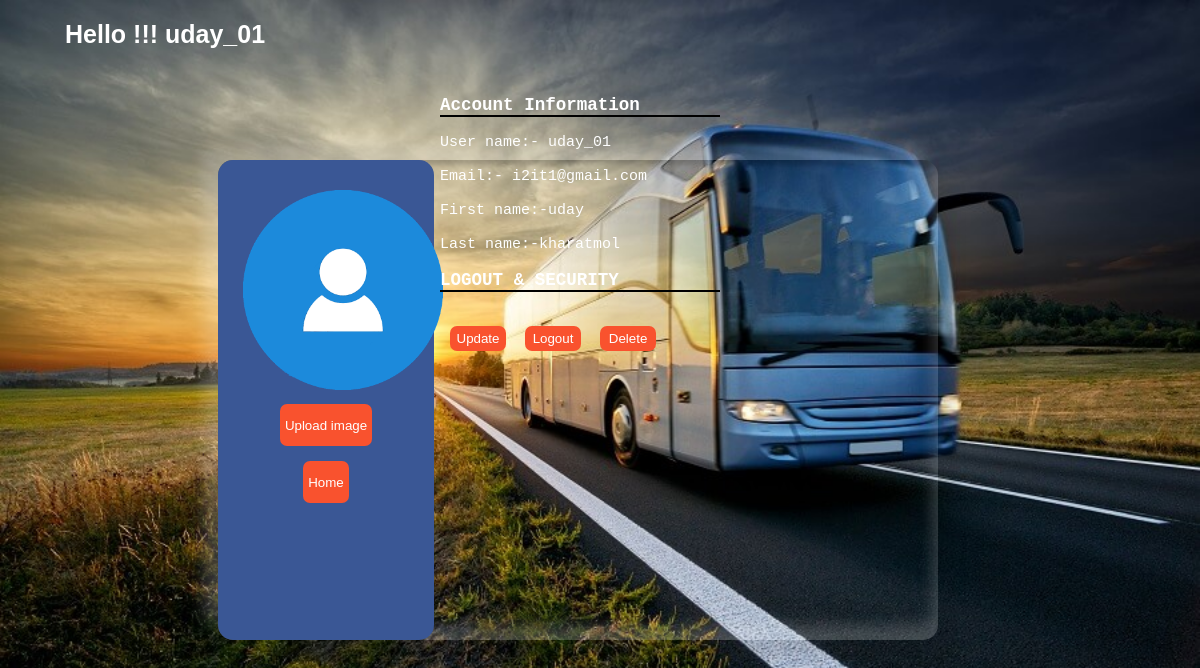
The app's page /profile.php (signed in) with its own data.
### tables this page shows
CREATE TABLE `users` (
  `id` int(11) NOT NULL,
  `user_id` bigint(25) NOT NULL,
  `First_Name` varchar(255) NOT NULL,
  `Last_Name` varchar(255) NOT NULL,
  `username` varchar(255) NOT NULL,
  `email` varchar(255) NOT NULL,
  `password` varchar(255) NOT NULL
);

### function.php (called while the page is built, shortened)
<?php
function check_login($conn)
{
	if(isset($_SESSION['user_id']))
	{
		$id = $_SESSION['user_id'];
		$query = "select * from users where user_id = '$id' limit 1";
		$result = mysqli_query($conn,$query);
		if($result && mysqli_num_rows($result) > 0)
		{
			$user_data = mysqli_fetch_assoc($result);
			return $user_data;
		}
	}
	die;
}
?>

### profile.php (the view, shortened to what this page needs)
<?php
    include("connection.php");
    include("function.php");
    $user_data = check_login($conn);
?>
<!DOCTYPE html>
<html>
<link rel="stylesheet" href="https://cdnjs.cloudflare.com/ajax/libs/font-awesome/6.1.1/css/all.min.css" />
<head>
<link rel="stylesheet" href="cssfile/sidebar.css">
</head>
<body >
          <div class="usern"><b><font color="#fff"> Hello !!! <?php echo $user_data['username'];?></font></b></div>
            <div class="wrapper">
              <div class="left">
                  <img src="image/avatar.png"alt="user" width="200">
                  <button class="btn4">Upload image </button><br>
                  <br>
                  <a href="viewBus.php"><button class="btn4">Home </button></a>
              </div>
              </div>
        <div class="right">
           <h3>Account Information</h3><hr/><br/>
                <p>User name:- <?php echo $user_data['username'];?>   </p><br>
                <p>Email:- <?php echo $user_data['email'];?> </p>
                <br>
                <p>First name:-<?php echo $user_data['First_Name'];?></p><br>
                <p>Last name:-<?php echo $user_data['Last_Name'];?></p><br>
                <h3>LOGOUT & SECURITY</h3><hr/><br>
                <br><a href="updateProfile.php?id=<?php echo $user_data['id'];?>">
                <button class="btn3">Update</button></a>
                <a href="logout.php">
                <button class="btn3">Logout</button></a>
                <a href="deleteProfile.php?id=<?php echo $user_data['id'];?>">
                <button class="btn3">Delete</button></a>
         </div>
</body>
</html>

### cssfile/sidebar.css (style rules this page uses)
* { margin: 0; padding: 0; list-style: none; text-decoration: none; }

### profile.php (style rules this page uses)
* { padding: 0; margin: 0; list-style: none; box-sizing: border-box; }
body { font-family: monospace; background-image: url(image/4.jpg); background-repeat: no-repeat; background-attachment: fixed; background-size: cover; }
.usern { font-size:25px; font-family: Arial; margin-top:20px; left: 50%; padding-left: 65px; width: 45%; }
.wrapper { position: absolute; top: 50%; left: 34%; height:60%; margin-left:170px ; border-radius: 15px; transform: translate(-50%,-50%); width: 60%; display: flex; box-shadow: -15px -15px 15px rgba(255, 255, 255, 0.2), 15px 15px 15px rgba(0, 0, 0, 0.1), inset -5px -15px 15px rgba(255, 255, 255, 0.2), inset 5px 5px 5px rgba(0, 0, 0, 0.2); }
.wrapper .left { width: 30%; background:#3A5795; padding: 30px 25px; border-top-left-radius: 5px; border-bottom-left-radius: 5px; text-align: center; color: #fff; border-radius: 15px; }
.wrapper .left img { border-radius: 5px; margin-bottom: 10px; }
.right { width: 80%; left: 10%; margin-top:46px; margin-right:auto; margin-left:auto; color: #fff; padding: 0px 200px; position: relative; font-size: 15px; }
hr { border:1px solid black; width: 50%; }
.btn3 { margin-left: 10px; padding: 5px; width: 10%; background-color:#F9522E; border: none; color: white; border-radius: 7px; }
.btn4 { background-color:#F9522E; border: none; color: white; border-radius: 7px; height: 10%; padding: 5px; }

### records on screen
users: username "uday_01", email "i2it1@gmail.com", First_Name "uday", Last_Name "kharatmol"
